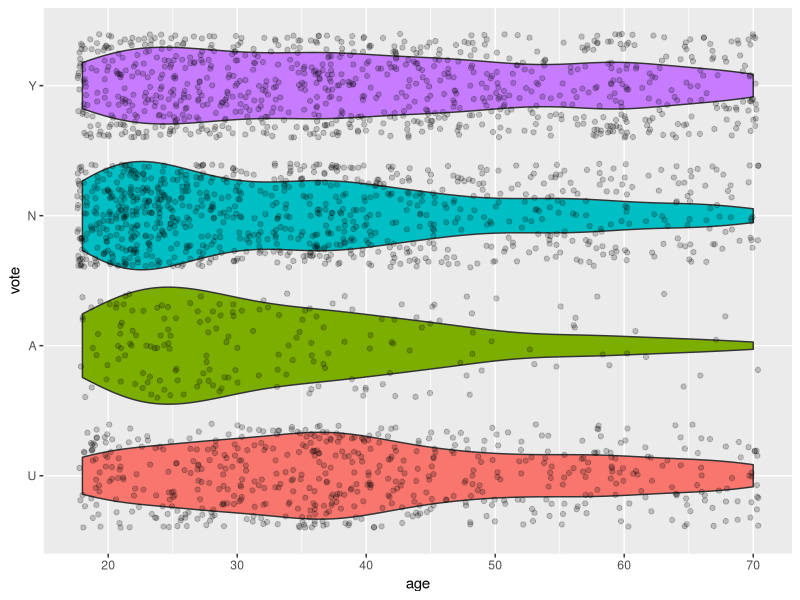
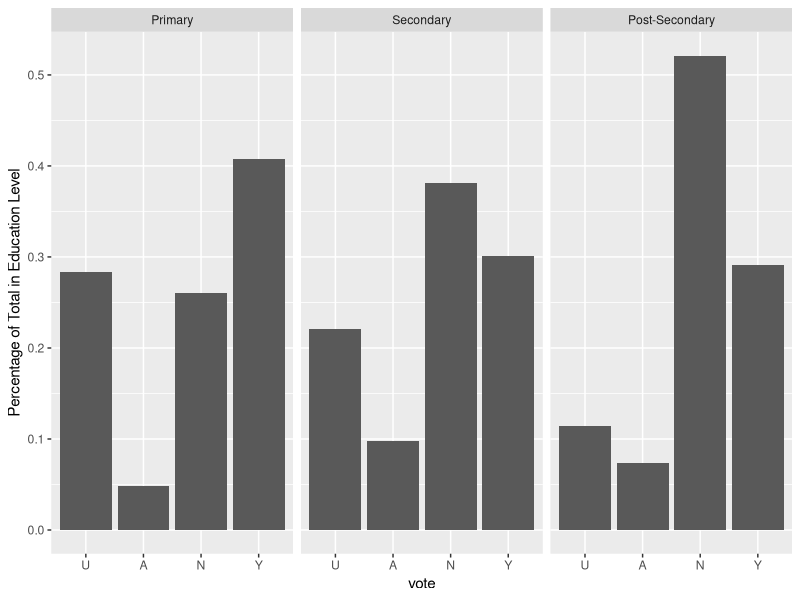
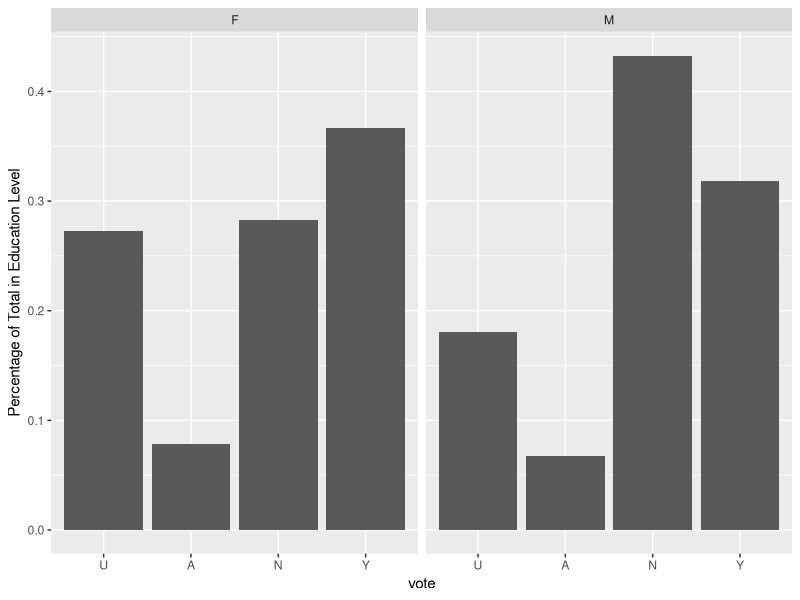
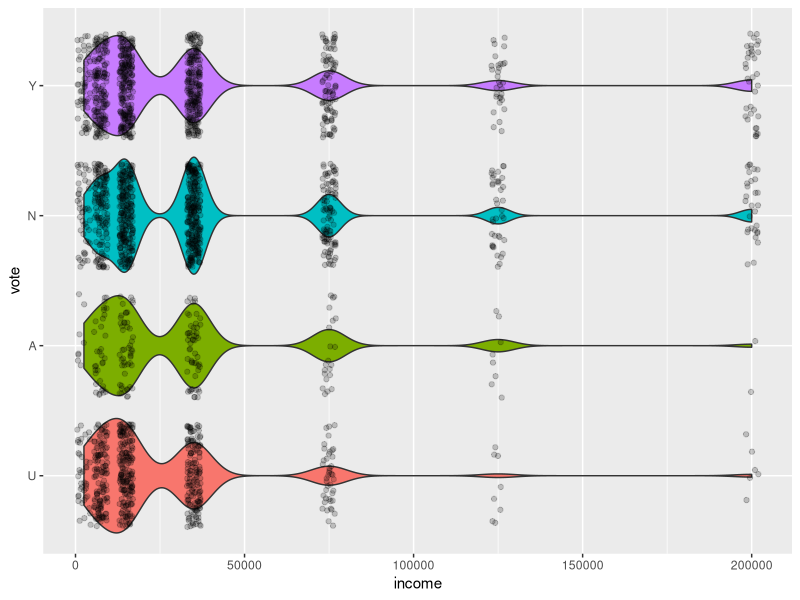
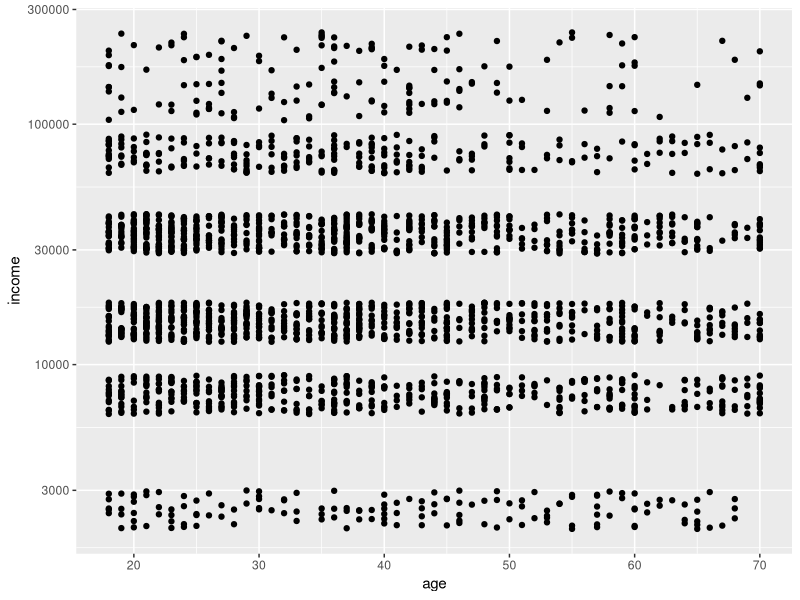
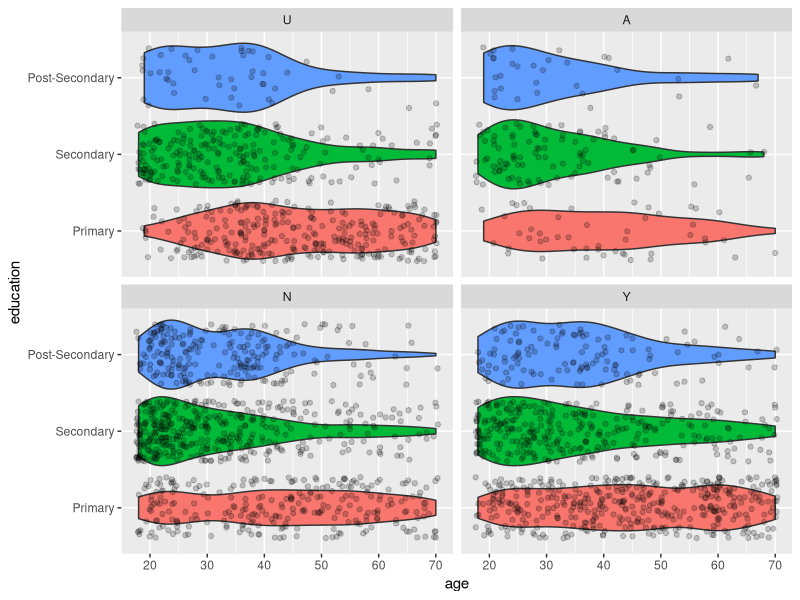

The R script that drew these images, in order:
## ---- chunk 1
knitr::opts_chunk$set(echo = TRUE,warning=FALSE,message=FALSE)
knitr::opts_chunk$set(tidy.opts=list(width.cutoff=60),tidy=FALSE)
options(digits=2)
options(scipen = 999)
## ---- chunk 2
library(tidyverse)
library(ggplot2)
library(carData)
## ---- chunk 3
# Call to preloaded data frame
data(Chile)
## ---- chunk 4
# Determine what we can about the object Chile
str(Chile)
## ---- chunk 5
# Determine class
class(Chile)
# Determine number of rows
nrow(Chile)
# Determine number of columns
ncol(Chile)
# Determine variable names
names(Chile)
# For each variable name, report class of that variable's values
sapply(1:ncol(Chile),function(i) cbind(names(Chile)[i],class(Chile[,i]))) %>% 
  t() %>% 
  noquote()
## ---- chunk 6
# Remove unwanted variables
Chile = Chile %>% 
  select(-population,-statusquo,-region)
# Remove incomplete cases
Chile = Chile %>% 
  filter(complete.cases(.))
## ---- chunk 7
str(Chile)
## ---- chunk 8
# Count number of people responding from region C
Chile %>% 
  filter(sex=='M') %>% 
  nrow()
## ---- chunk 9
# Re-order levels of vote from U to A to N to Y for interpretation
cor.vote.order = c('U','A','N','Y')
correct.vote = data.frame(vote = as.character(Chile$vote), 
                             stringsAsFactors = FALSE) %>%
        mutate(vote = factor(vote, 
                            levels = cor.vote.order))
Chile$vote = correct.vote$vote

# Rename levels of Education
levels(Chile$education) = c('Primary','Post-Secondary','Secondary')
# Re-order levels of Education from low to high
cor.class.order = c('Primary','Secondary','Post-Secondary')
correct.education = data.frame(education = as.character(Chile$education), 
                             stringsAsFactors = FALSE) %>%
        mutate(education = factor(education, 
                            levels = cor.class.order))
Chile$education = correct.education$education

# Plot age vs. vote
g1 = ggplot(data=Chile,aes(x=vote,y=age))
g1 + geom_violin(aes(fill=vote)) + 
  geom_jitter(alpha=0.2) + 
  coord_flip() + 
  theme(legend.position='none')
## ---- chunk 10
# Collect percentages in a new data frame using dplyr's 'Mutate' function after using dplyr's 'count' function to count levels of each variable combination.
df = Chile %>%
  count(education,vote) %>%
  mutate(p=n/c(rep(sum(n[1:4]),4),rep(sum(n[5:8]),4),rep(sum(n[9:12]),4)))

# Form bar plot of percentage per vote option out of total in each education level
g2 = ggplot(df,aes(vote,p))
g2 + 
  geom_bar(stat='identity') + 
  facet_wrap(~education) +
  ylab('Percentage of Total in Education Level')
## ---- chunk 11
# Collect percentages in a new data frame using dplyr's 'Mutate' function after using dplyr's 'count' function to count levels of each variable combination.
df = Chile %>%
  count(sex,vote) %>%
  mutate(p=n/c(rep(sum(n[1:4]),4),rep(sum(n[5:8]),4)))

# Form bar plot of percentage per vote option out of total in each education level
g3 = ggplot(df,aes(vote,p))
g3 + 
  geom_bar(stat='identity') + 
  facet_wrap(~sex) +
  ylab('Percentage of Total in Education Level')
## ---- chunk 12
g4 = ggplot(data=Chile,aes(x=vote,y=income))
g4 + geom_violin(aes(fill=vote)) + 
  geom_jitter(alpha=0.2) + 
  coord_flip() + 
  theme(legend.position='none')
## ---- chunk 13
levels(as.factor(Chile$income))
## ---- chunk 14
g5 = ggplot(Chile,aes(x=age,y=income))
g5 + geom_jitter(width=0) + scale_y_log10()
## ---- chunk 15
ggplot(Chile,aes(x=education,y=age)) + 
  geom_violin(aes(fill=education)) + 
  geom_jitter(alpha=0.2) + 
  coord_flip() + 
  theme(legend.position='none') + 
  facet_wrap(~vote)
